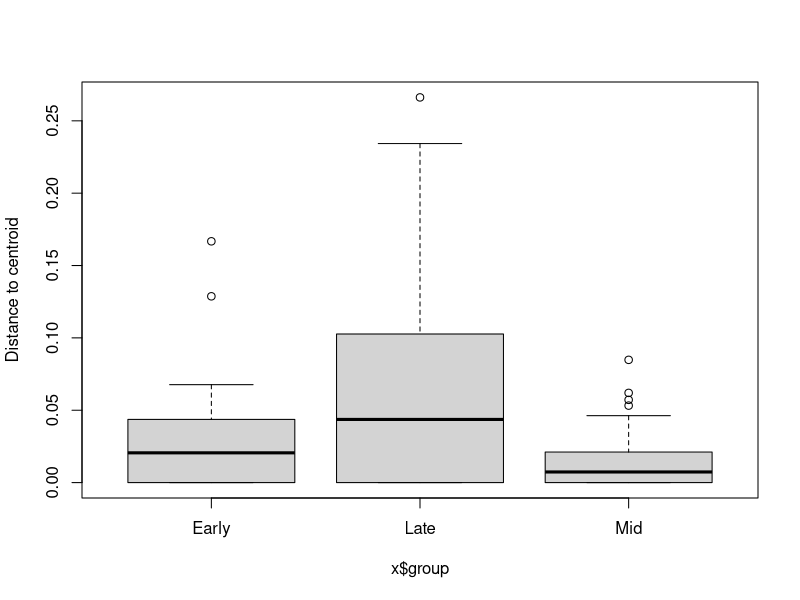
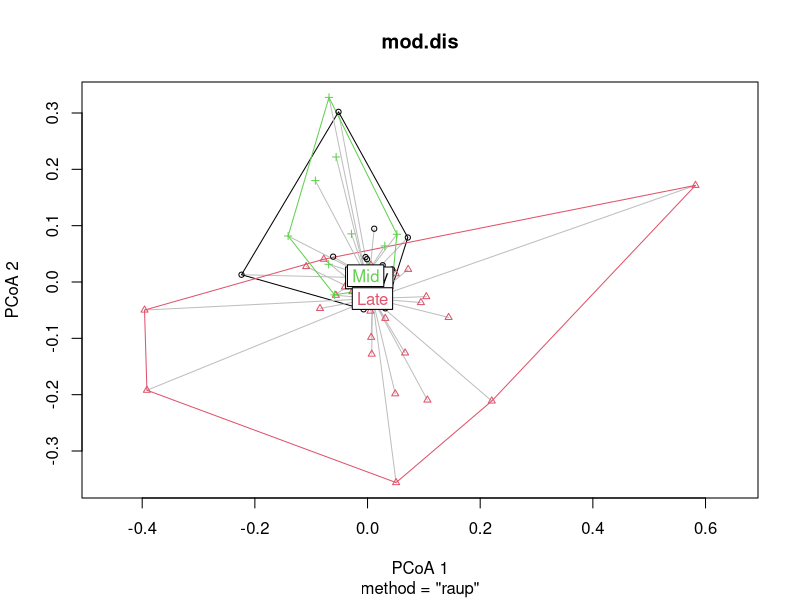
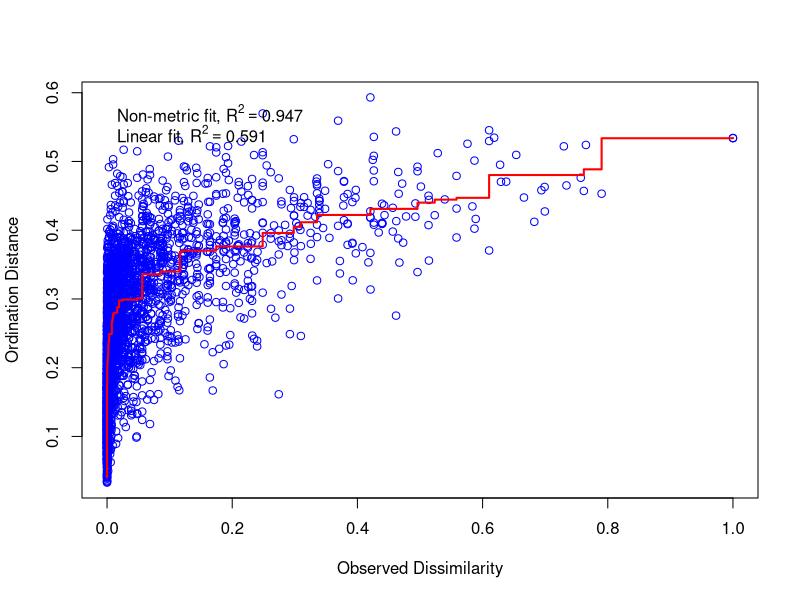
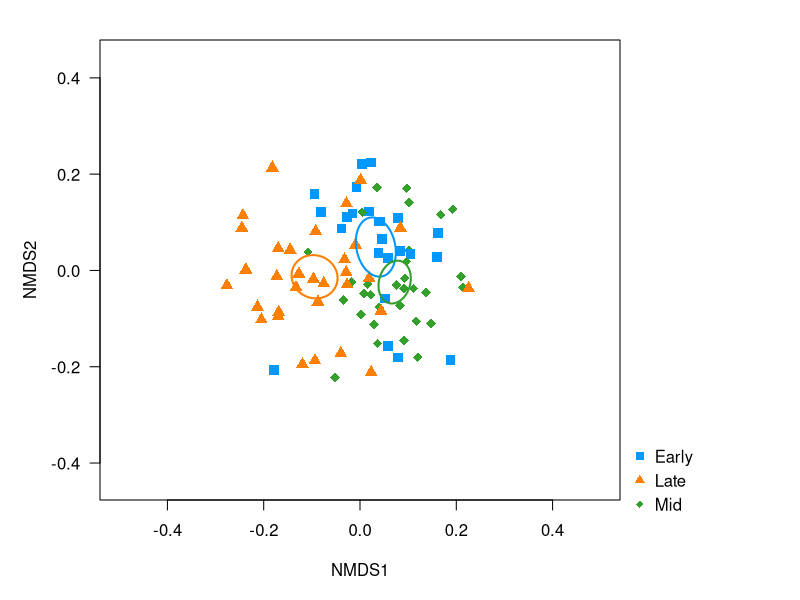
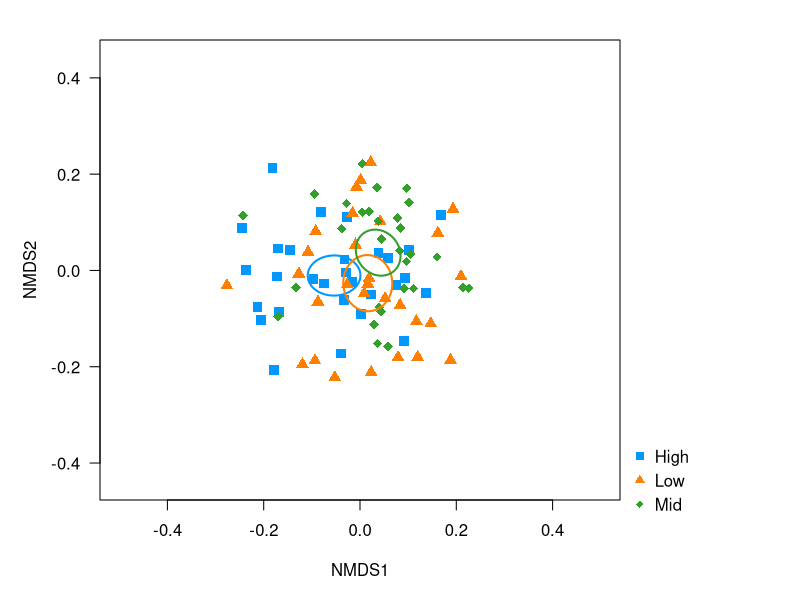
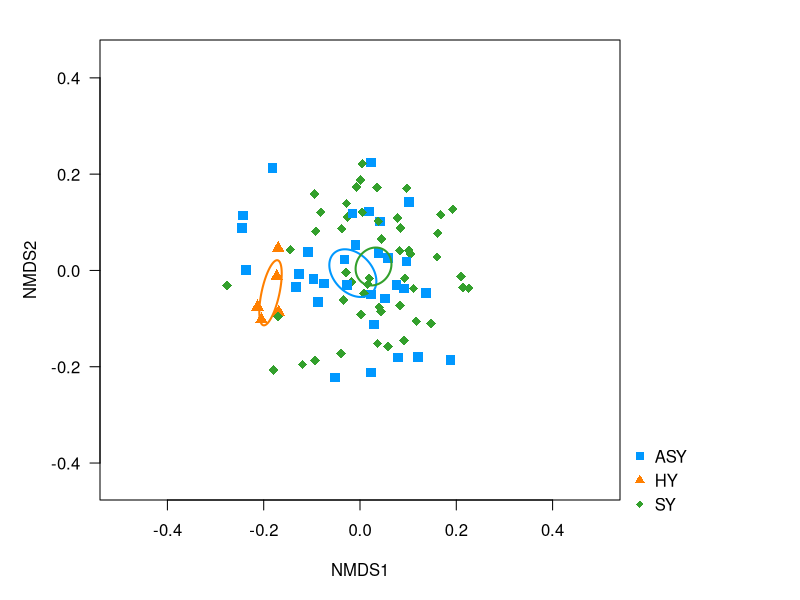
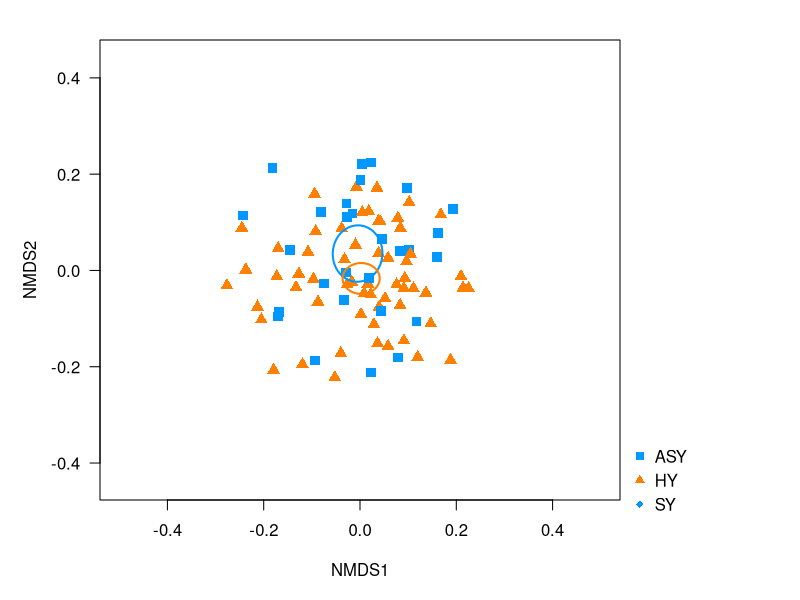
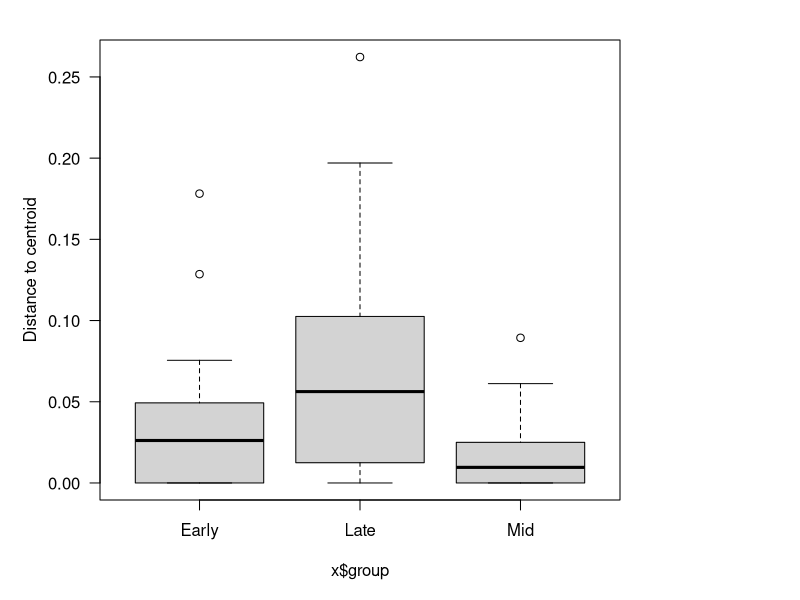

Here is the R script that generated these plots, in order:
#### ------------------------------------------------------------------------------------ ####
#### Test beta dispersion, run PERMANOVA and NMDS at the family level.
##   1. Beta Dispersion
##   2. Final PERMANOVA model
##   3. NMDS
##   4. Workspace for additional tests
#### ------------------------------------------------------------------------------------ ####
library(vegan)
library(dplyr)

#### Load data
folder <- "C:/Users/astil/Dropbox/____Projects____/BTBW Diet"
setwd(paste0(folder,"./Data/"))

sp <- read.csv("Family_matrix.csv")     # object sp originally was short for "species". 
sp.mat <- sp %>% select(!(index:BandCC))
sp$Period <- factor(sp$Period)
sp$Elevation <- factor(sp$Elevation)
sp$Age <- factor(sp$Age)
sp$Sex <- factor(sp$Sex)


#### Beta Dispersion
dis <- vegdist(sp.mat, method="raup")
mod.dis <- betadisper(dis, sp$Period, bias.adjust = T) # warning is okay. 
# This is similar to testing for homogeneity of variance before an ANOVA. 
anova(mod.dis)      
TukeyHSD(mod.dis)   # Period = Late is significantly different from the other Periods.
boxplot(mod.dis)
plot(mod.dis)       # You can see that the dispersion is greater

## Test beta dispersion for the other variables
test1 <- betadisper(dis, sp$Elevation, bias.adjust = T) # warning is okay. 
anova(test1)      
test2 <- betadisper(dis, sp$Age, bias.adjust = T) # warning is okay. 
anova(test2)      
# These other groups do not have significant differences in dispersion


#### PERMANOVA
fit <- adonis2(sp.mat ~ Period*Elevation + Age, data=sp, permutations=999, 
               method="raup", strata=sp$Sex, by = "terms")
# "terms" is the default. Variables are tests sequentially. 
fit    


#### NMDS
NMDS <- metaMDS(comm = sp.mat, distance = "raup", k=3, trymax=300) # stable 3-dim solution
# The NMDS has trouble converging when using k=2 dimensions
stressplot(NMDS)
NMDS              # Stress is pretty high.
#orditorp(NMDS,display="sites",col="red",air=0.01)  # Code to explore outliers
cols <- c("#0098FF","#FF7F00","#33A02C") #blue, orange, green


#### Quick plot to visualize Period variable
par(las=1, mar=c(4,4,1,8), oma=c(1,1,1,1))
plot(NMDS, display="sites", type="n", xlim=c(-0.5,0.5), choices = c(1,2)) 
points(NMDS, display="sites", pch=c(15,17,18)[as.numeric(sp$Period)], 
       col=cols[as.numeric(sp$Period)], cex=1.3, lwd=2, choices=c(1,2))
ordiellipse(NMDS, kind="se", conf=0.95, sp$Period, col=cols,lwd=2) # 95% CI
legend(x=0.55, y=-0.34, pch=c(15,17,18), col=cols,legend=c("Early","Late","Mid"),bty="n", y.intersp=1.2, xpd=T)
# If a review asks to see the other NMDS dimension, plot with choices=c(1,3)


#### Plot for the Elevation variable
par(las=1, mar=c(4,4,1,8), oma=c(1,1,1,1))
plot(NMDS, display="sites", type="n", xlim=c(-0.5,0.5))
points(NMDS, display="sites", pch=c(15,17,18)[as.numeric(sp$Elevation)], 
       col=cols[as.numeric(sp$Elevation)], cex=1.3, lwd=2, choices=c(1,2))
ordiellipse(NMDS, kind="se", conf=0.95, sp$Elevation, col=cols,lwd=2) # 95% CI
legend(x=0.55, y=-0.34, pch=c(15,17,18), col=cols,legend=c("High","Low","Mid"),bty="n", y.intersp=1.2, xpd=T)


#### Plot for the Age variable
par(las=1, mar=c(4,4,1,8), oma=c(1,1,1,1))
plot(NMDS, display="sites", type="n", xlim=c(-0.5,0.5))
points(NMDS, display="sites", pch=c(15,17,18)[as.numeric(sp$Age)], 
       col=cols[as.numeric(sp$Age)], cex=1.3, lwd=2, choices=c(1,2))
ordiellipse(NMDS, kind="se", conf=0.95, sp$Age, col=cols,lwd=2) # 95% CI
legend(x=0.55, y=-0.34, pch=c(15,17,18), col=cols,legend=c("ASY","HY","SY"),bty="n", y.intersp=1.2, xpd=T)


#### Plot for the Sex variable
cols <- c("#0098FF","#FF7F00") #blue, orange
par(las=1, mar=c(4,4,1,8), oma=c(1,1,1,1))
plot(NMDS, display="sites", type="n", xlim=c(-0.5,0.5))
points(NMDS, display="sites", pch=c(15,17,18)[as.numeric(sp$Sex)], 
       col=cols[as.numeric(sp$Sex)], cex=1.3, lwd=2, choices=c(1,2))
ordiellipse(NMDS, kind="se", conf=0.95, sp$Sex, col=cols, lwd=2) # 95% CI
legend(x=0.55, y=-0.34, pch=c(15,17,18), col=cols,legend=c("ASY","HY","SY"),bty="n", y.intersp=1.2, xpd=T)


#### Save and export statistical tests
setwd(paste0(folder,"/Output"))
save(mod.dis, fit, NMDS, file="Permanova_results.RData")



#### -------------------- Workspace for testing other modeling approaches ---------------------------- ####

#### What is the effect of removing HY birds? 
remove <- which(sp$Age=="HY")
sp.noHY <- sp[-remove,]
sp.mat.noHY <- sp.mat[-remove,]
sp.mat.noHY <- sp.mat.noHY[,which(colSums(sp.mat.noHY)>0)]  # method raup influenced by 0 colsums


#### Beta Dispersion
dis2 <- vegdist(sp.mat.noHY, method="raup")
mod.dis2 <- betadisper(dis2, sp.noHY$Period, bias.adjust = T) # warning is okay. 
# This is similar to testing for homogeneity of variance before an ANOVA. 
anova(mod.dis2)      
TukeyHSD(mod.dis2)   # Period = Late is significantly different from the other Periods.
boxplot(mod.dis2)
plot(mod.dis2)       # You can see that the dispersion is greater


#### PERMANOVA
fit2 <- adonis2(sp.mat.noHY ~ Period*Elevation + Age, data=sp.noHY, permutations=999, 
               method="raup", strata=sp.noHY$Sex, by = "terms")
fit2   # Effect of Period is weaker overall.  


#### NMDS
NMDS2 <- metaMDS(comm = sp.mat.noHY, distance = "raup", k=3, trymax=300) # stable 3-dim solution
NMDS              # Stress is pretty high.


